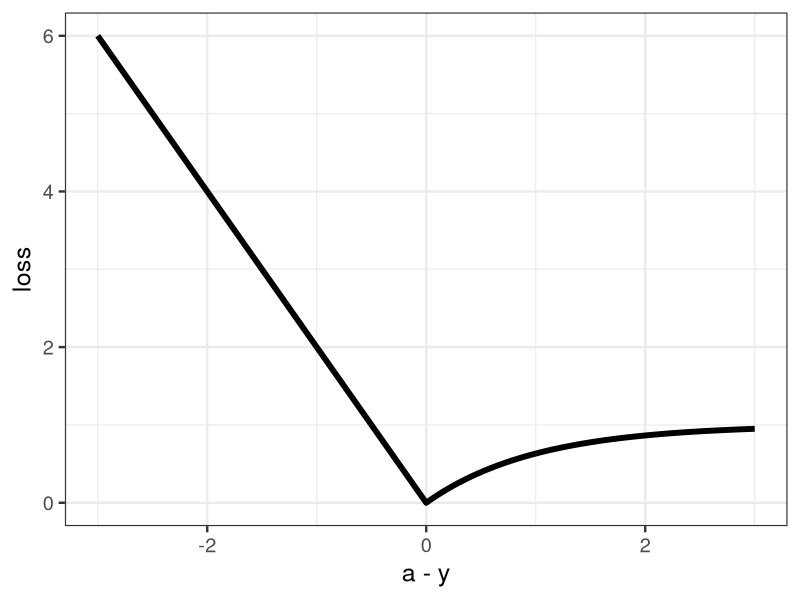

Recreate this plot in R.
library(ggplot2)

a_x <- -300:300/100
loss <- ifelse(a_x > 0, 1 - exp(-a_x), 2*(-a_x))
d <- data.frame(x=a_x, y=loss)

p <- ggplot(d, aes(x,y)) +
  theme_bw(base_size=18) +
  geom_line(size=2) +
  labs(x='a - y', y='loss')
ggsave(p, file='output/fig13-1.png', dpi=300, w=4, h=3)
